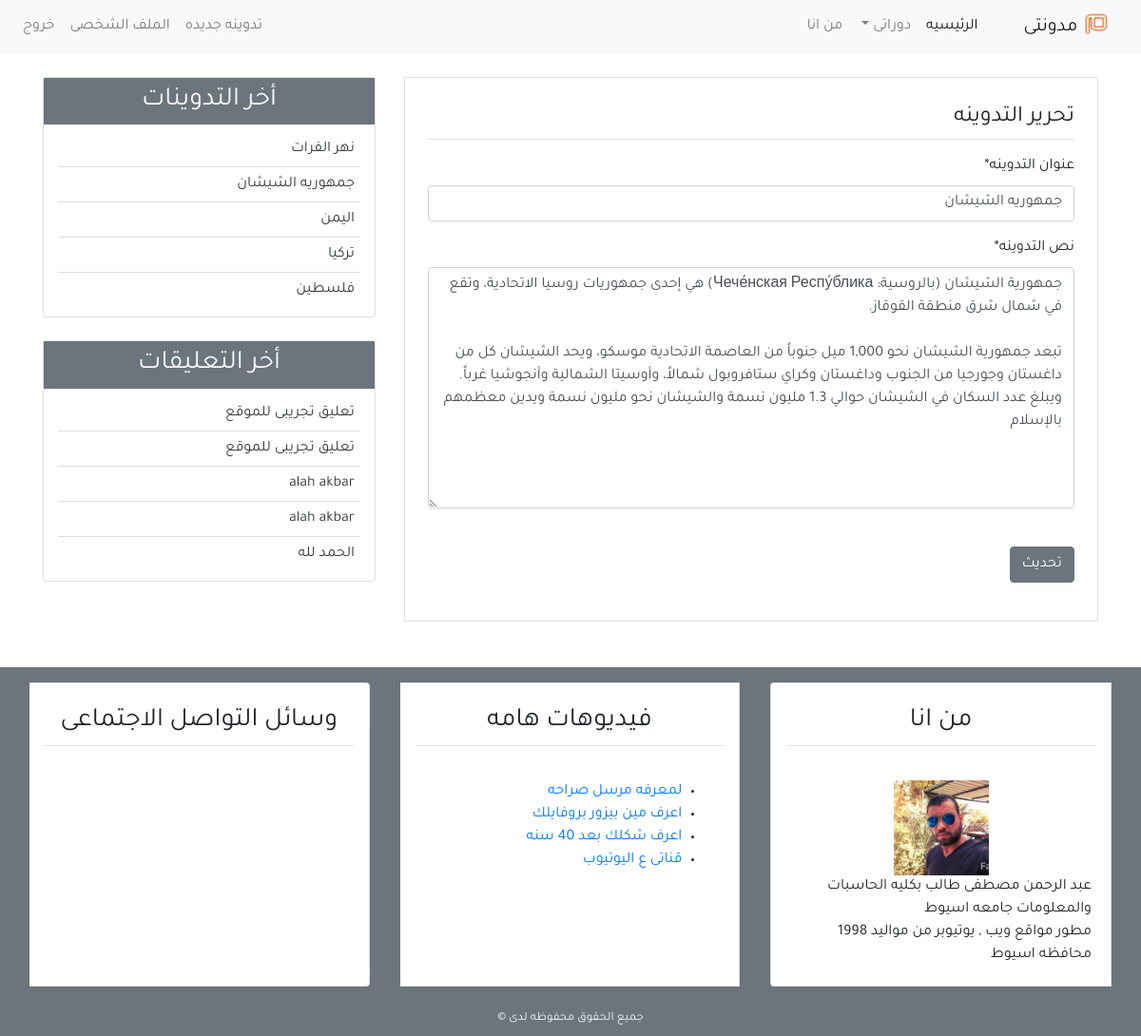
/post_details/18/update/ (signed in), run on an earlier commit of the app's database.
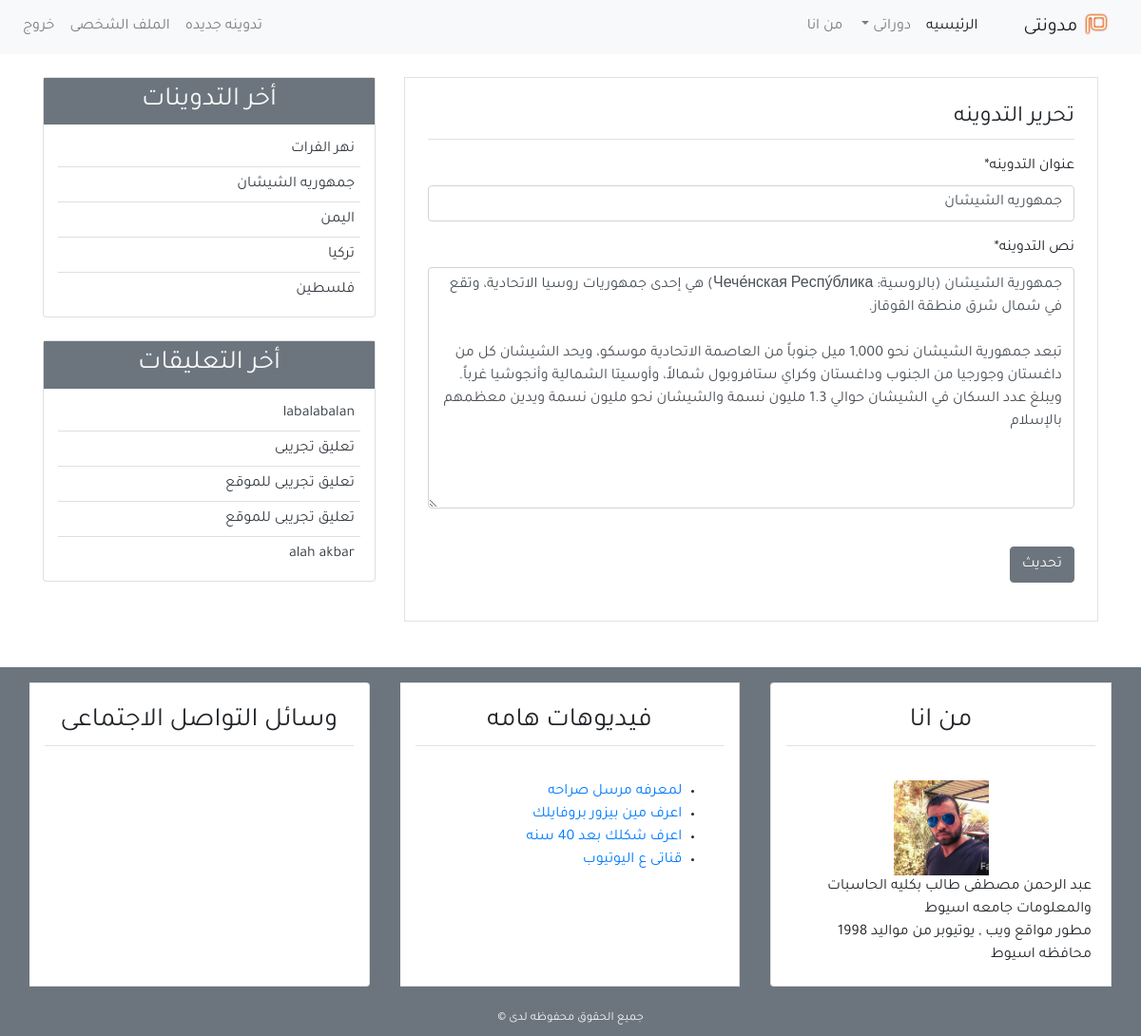
And on a later commit of the database.
### Blog/models.py (models this page shows, shortened)
class post(models.Model):
    title = models.CharField(max_length=100)
    content = models.TextField()
    post_date = models.DateTimeField(auto_now_add=True)
    post_update = models.DateTimeField(default= timezone.now)
    author = models.ForeignKey(User,on_delete=models.CASCADE)
    class Meta:
        ordering = ('-post_date',)

class comment(models.Model):
    name = models.CharField(max_length=100 ,verbose_name='الاسم')
    email = models.EmailField(verbose_name='البريد الالكترونى')
    body = models.TextField(verbose_name='التعليق')
    post_date = models.DateTimeField(auto_now_add=True)
    active = models.BooleanField(default=True)
    post = models.ForeignKey(post, on_delete=models.CASCADE ,related_name='comments')
    class Meta:
        ordering = ('-post_date',)

### Blog/views.py (the view, shortened to what this page needs)
# urls.py: path('post_details/<slug:pk>/update/',views.PostUpdateView.as_view(),name='post_update'),
class PostUpdateView(UserPassesTestMixin,LoginRequiredMixin,UpdateView):
    model = post
    template_name = 'blog/post_update.html'
    form_class =PostCreateForm
    def test_func(self):
        post = self.get_object()
        if self.request.user == post.author:
            return True
        else:
            return False

### Blog/forms.py
class PostCreateForm(forms.ModelForm):
    title = forms.CharField(label='عنوان التدوينه')
    content = forms.CharField(label='نص التدوينه',widget=forms.Textarea)
    class Meta:
        model = post
        fields = ('title','content')

### Blog/templatetags/post_tag.py (called while the page is built)
@register.inclusion_tag('blog/latest_posts.html')
def latest_posts():
    context = {
        'l_posts': post.objects.all()[0:5],
    }
    return context

@register.inclusion_tag('blog/latest_comments.html')
def latest_comments():
    context = {
        'l_comments': comment.objects.filter(active=True)[:5],
    }
    return context

### Blog/Templates/blog/post_update.html (shortened to what this page needs)
{% extends 'blog/base.html' %}
{% block content %}
{% load crispy_forms_tags %}
<div class="border p-4 mb-5">
    <legend class="border-bottom pb-1 mb-3">تحرير التدوينه</legend>
    <form method="POST">
        {{form|crispy}}
        <input class="btn btn-secondary mt-4" type="submit" value="تحديث">
    </form>
</div>
{% endblock content %}

### Blog/Templates/blog/latest_posts.html
<ul class="list-group-flush latest-post ">
    {%for post in l_posts%}
    <li class="list-group-item latest-post-item"> <a class="text-dark" href="{%url 'post_details' post.id %}">{{post.title}}</a></li>
     {%endfor%}
</ul>

### Blog/Templates/blog/latest_comments.html
<ul class="list-group-flush latest-comment ">
    {%for comment in l_comments%}
    <li class="list-group-item latest-comment-item"> <a class="text-dark" href="{%url 'post_details' comment.post.id %}">{{comment.body}}</a></li>
 {%empty%}
    <li class="list-group-item latest-comment-item">لايوجد تعليقات  </li>
    {%endfor%}
</ul>

What changed in the data, as far as the page shows it:
no longer on this page (row unchanged): comment: body "alah akbar"
no longer on this page (row unchanged): comment: body "الحمد لله"
added comment: body "labalabalan"
added comment: body "تعليق تجريبى"
